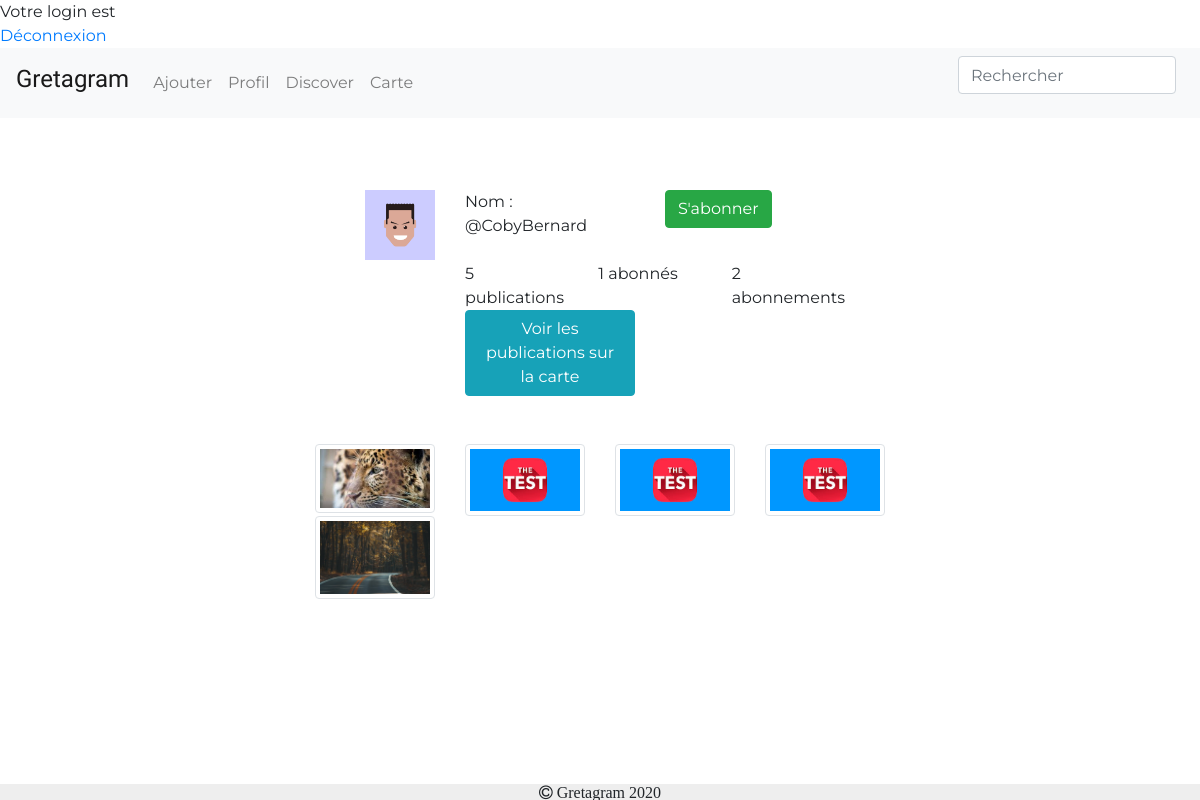
The page /Gretagram/profil.php?nom=Coby (signed in) on the database its author committed.
### tables this page shows
CREATE TABLE IF NOT EXISTS `personne` (
  `nomUtilisateur` varchar(100) DEFAULT NULL,
  `nom` varchar(100) DEFAULT NULL,
  `prenom` varchar(100) DEFAULT NULL,
  `dtN` date DEFAULT NULL,
  `mail` varchar(100) DEFAULT NULL,
  `mdp` varchar(100) DEFAULT NULL,
  `photoProfil` varchar(1000) DEFAULT NULL,
  `tagFav` varchar(100) DEFAULT NULL,
  UNIQUE KEY `nomUtilisateur` (`nomUtilisateur`)
);

CREATE TABLE IF NOT EXISTS `publication` (
  `id` int(11) NOT NULL AUTO_INCREMENT,
  `nblike` int(100) DEFAULT '0',
  `titre` varchar(100) DEFAULT NULL,
  `description` varchar(100) DEFAULT NULL,
  `user` varchar(100) NOT NULL,
  `photo` varchar(100) DEFAULT NULL,
  `datepubli` datetime NOT NULL DEFAULT CURRENT_TIMESTAMP,
  `lat` varchar(200) DEFAULT NULL,
  `longitude` varchar(100) DEFAULT NULL,
  `adrrFormated` varchar(100) NOT NULL,
  `nbVue` int(11) NOT NULL DEFAULT '0',
  `Tag` varchar(100) DEFAULT NULL,
  PRIMARY KEY (`id`)
);

### Gretagram/profil.php (the view, shortened to what this page needs)
<?php
if (isset($_SESSION['login']) && isset($_SESSION['mdp'])) {
    echo '<html>';
    echo '<head>';
    echo '</head>';
    echo '<body>';
    echo 'Votre login est ' . $_SESSION['login'];
    echo '<br />';
    echo '<a href="deconnexion.php">Déconnexion</a>';
} else {
    header('location: login.php?message=erreur');
}
?>
<!DOCTYPE html>
<html>
<head>
    <link href="https://stackpath.bootstrapcdn.com/font-awesome/4.7.0/css/font-awesome.min.css" rel="stylesheet">
    <link rel="stylesheet" href="https://stackpath.bootstrapcdn.com/bootstrap/4.4.1/css/bootstrap.min.css">
    <link rel="stylesheet" href="css/style.css">
    <?php
    include("include/connect.inc.php");
    ?>
</head>
<body>
    <nav class="navbar navbar-expand-lg navbar-light bg-light">
        <a class="navbar-brand" href="index.php">
            <div class="styleLogo">
                <h4>Gretagram</h4>
            </div>
        </a>
        <div class="collapse navbar-collapse" id="navbarToggler">
            <ul class="navbar-nav mr-auto mt-2 mt-lg-0">
                <li class="nav-item">
                    <a class="nav-link" href="ajouter.php">Ajouter</a>
                </li>
                <li class="nav-item ">
                    <a class="nav-link" href="profilPerso.php">Profil</a>
                </li>
                <li class="nav-item">
                    <a class="nav-link" href="discover.php">Discover</a>
                </li>
                <li class="nav-item">
                    <a class="nav-link" href="carte.php">Carte</a>
                </li>
            </ul>
            <div class="md-form">
            <form class="form-inline my-2 my-lg-0">
                <input class="form-control mr-sm-2 mdb-autocomplete" type="text" id="search-user" placeholder="Rechercher">
            </form>
            </div>
        </div>
    </nav>
    <br>
    <br>
    <br>
    <?php
    if (!empty($_GET['nom'])) {
        $nomU = $_GET['nom'];
    }
    $requetePost = "Select * FROM personne where nom = '$nomU' ;";
    $prequetePost = $conn->prepare($requetePost);
    $prequetePost->execute();
    while ($dataPost = $prequetePost->fetch()) {
        $user = $dataPost['nom'];
        $prenom = $dataPost['prenom'];
        $pp = $dataPost['photoProfil'];
        $requetePost = "Select count(*) as nbpubli FROM publication where user = '$nomU' ;";
        $prequetePost = $conn->prepare($requetePost);
        $prequetePost->execute();
        while ($dataPost = $prequetePost->fetch()) {
            $nombrePubli = $dataPost['nbpubli'];
            echo '
                    <div class="container-fluid">
                        <div class="row">
                            <div class="col-md-3">
                            </div>
                            <div class="col-md-6">
                                <div class="row">
                                    <div class="col-md-1">
                                    </div>
                                    <div class="col-md-2">
                                    <img src=' . $pp . ' alt="pp" class="responsive" visibility:hidden>
                                    </div>
                                    <div class="col-md-8">
                                        <div class="row">
                                            <div class="col-md-3">
                                                Nom : @' . $user . $prenom . '
                                            </div>
                                            <div class="col-md-3">
                                            </div>
                                            <div class="col-md-3">
                                                ';
            $check_abo = $conn->prepare('SELECT id FROM abonnement WHERE nom_suivi = ? AND userAbonn= ?');
            $check_abo->execute(array($user, $_SESSION['login']));
            if ($check_abo->rowCount() == 1) {
                echo '<a href = "script/abo.php?author=' . $user . '"><button type="button" class="btn btn-danger">Se désabonner</button></a> ';
            } else {
                echo '<a href = "script/abo.php?author=' . $user . '"><button type="button" class="btn btn-success">S' . "'" . 'abonner</button></a> ';
            }
            echo '
                                            </div>
                                        </div>
                                        <br>
                                        <div class="row">
                                            <div class="col-md-4">
                                                ' . $nombrePubli . ' publications
                                            </div>
                                            <div class="col-md-4">';
            $requetePost = "Select count(*) as nbAbonn FROM abonnement where nom_suivi = '$user' ;";
            $compteur_abonn = $conn->prepare($requetePost);
            $compteur_abonn->execute();
            while ($dataPost = $compteur_abonn->fetch()) {
                echo $dataPost['nbAbonn'] . ' abonnés';
            }
            echo '
                                            </div>
                                            <div class="col-md-4">';
            $requetePost = "Select count(*) as nbAbonnement FROM abonnement where userAbonn = '$user' ;";
            $compteur_abonn = $conn->prepare($requetePost);
            $compteur_abonn->execute();
            while ($dataPost = $compteur_abonn->fetch()) {
                echo $dataPost['nbAbonnement'] . ' abonnements';
            }
            echo '
                                                </div>
                                                <br>
                                                <br>
                                                <div class="col-md-6">
                                                <a href= "carte.php?userSpecifi=' . $user . '"><button class="btn btn-info">Voir les publications sur la carte</button></a>
                                                </div>
                                        </div>
                                    </div>
                                    <div class="col-md-1">
                                    </div>
                                </div>
                                <br>
                                <br>
    ';
        }
        echo '<div class="row"> ';
    }
    $requetePost2 = "Select * FROM publication where user = '$nomU' order by datepubli DESC;";
    $prequetePost2 = $conn->prepare($requetePost2);
    $prequetePost2->execute();
    while ($dataPost2 = $prequetePost2->fetch()) {
        $photo = $dataPost2['photo'];
        echo '
                    <div class=" col-md-3 thumbnail">
                    <a href="post.php?post=' . $photo . '"><img src="' . $photo . '" alt="Nature" style="height:100% weight:50%" class=" imgStyle img-thumbnail align-middle"></a>
                    </div>
     ';
    }
    echo '
                        </div>
                        <br>
                        <br>
                    </div>
                    <div class="col-md-3">
                    </div>
                </div>
            </div>
';;
    ?>
    <br>
    <footer class="containe-fluid footer">
        <i class="fa fa-copyright"> Gretagram 2020</i>
    </footer>
</body>
</html>

### Gretagram/css/style.css (style rules this page uses)
body, html { padding: 0; margin: 0; }
body { font-family: 'Montserrat', sans-serif; }
.footer { position: fixed; left: 0; bottom: 0; width: 100%; background-color: #EEEEEE; text-align: center; }
.responsive { width: 100%; height: auto; }
.styleLogo { font-family: 'Oleo Script', cursive; }

### rows shown on the page
personne: photoProfil (picture), nom "Coby", prenom "Bernard", nombrePubli "5", nbAbonn "1", nbAbonnement "2"
publication: photo (picture)
publication: photo (picture)
publication: photo (picture)
publication: photo (picture)
publication: photo (picture)
